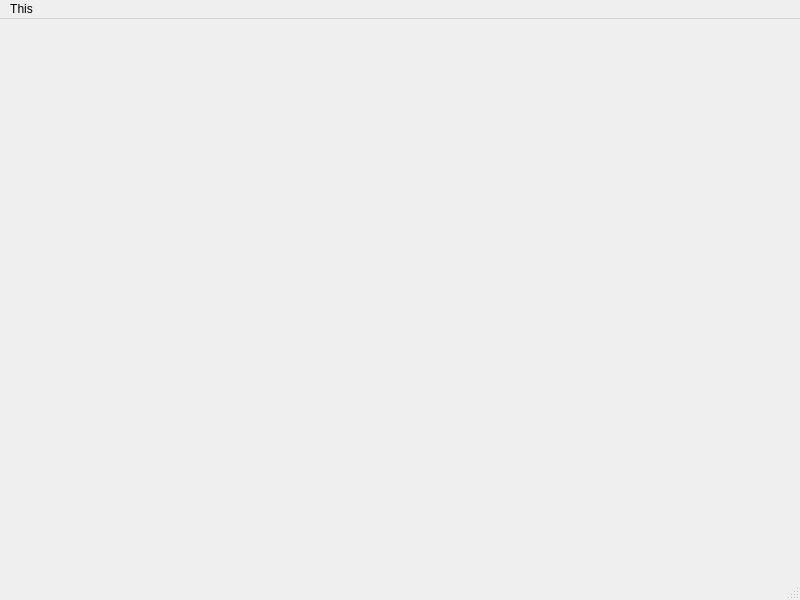
<?xml version="1.0" encoding="UTF-8"?>
<ui version="4.0">
 <class>MainWindow</class>
 <widget class="QMainWindow" name="MainWindow">
  <property name="geometry">
   <rect>
    <x>0</x>
    <y>0</y>
    <width>800</width>
    <height>600</height>
   </rect>
  </property>
  <property name="windowTitle">
   <string>MainWindow</string>
  </property>
  <widget class="QWidget" name="centralwidget"/>
  <widget class="QMenuBar" name="menubar">
   <property name="geometry">
    <rect>
     <x>0</x>
     <y>0</y>
     <width>800</width>
     <height>22</height>
    </rect>
   </property>
   <widget class="QMenu" name="menuThis">
    <property name="title">
     <string>This</string>
    </property>
   </widget>
   <addaction name="menuThis"/>
  </widget>
  <widget class="QStatusBar" name="statusbar"/>
 </widget>
 <resources/>
 <connections/>
</ui>
